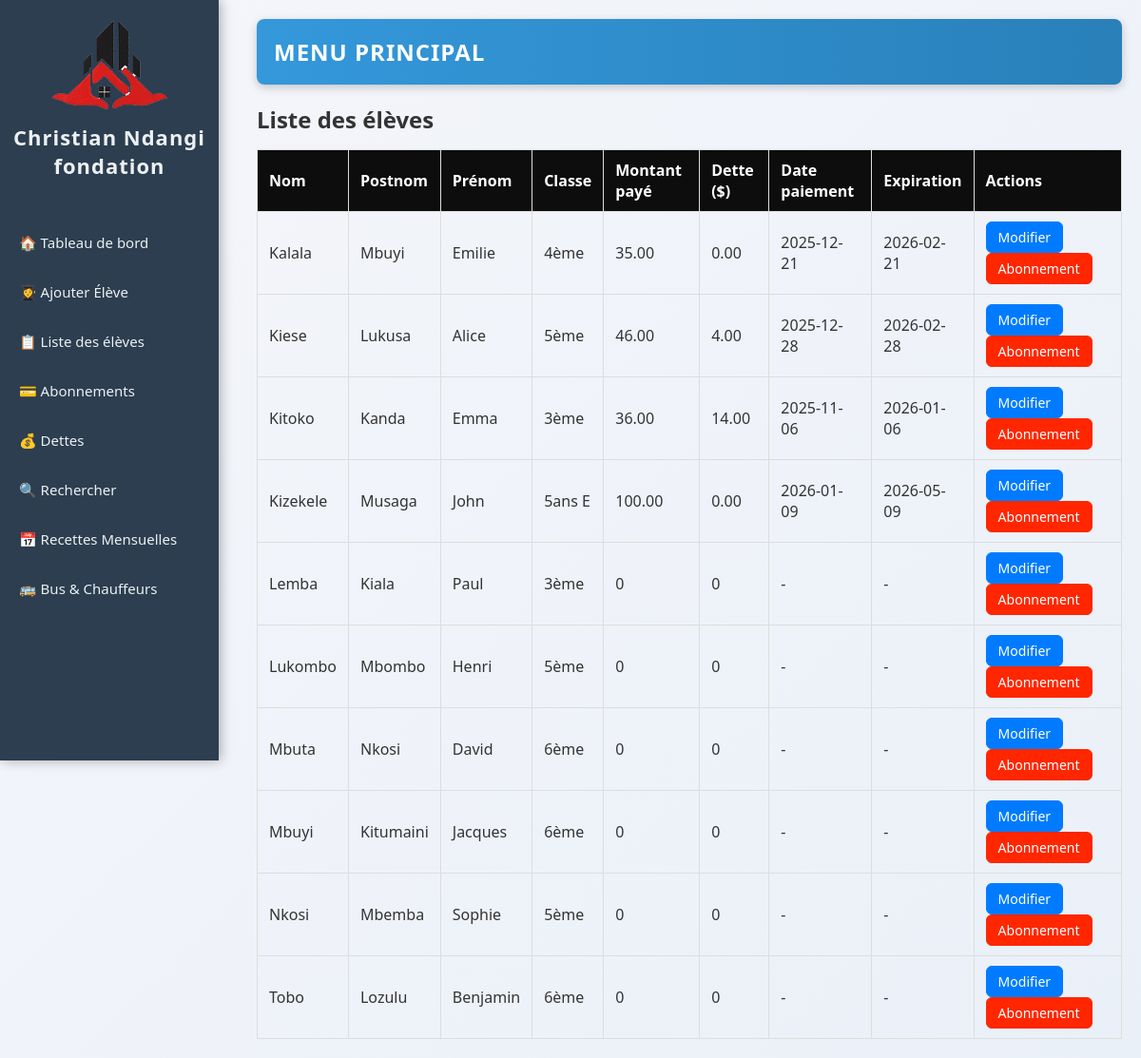
The app's page /.history/index_20251113113732.php with its own data.
### tables this page shows
CREATE TABLE `abonnements` (
  `id` int(11) NOT NULL AUTO_INCREMENT,
  `eleve_id` int(11) NOT NULL,
  `montant` decimal(10,2) NOT NULL,
  `date_paiement` date NOT NULL,
  `date_expiration` date NOT NULL,
  `dette` decimal(10,2) DEFAULT 0.00,
  PRIMARY KEY (`id`),
  KEY `eleve_id` (`eleve_id`),
  CONSTRAINT `abonnements_ibfk_1` FOREIGN KEY (`eleve_id`) REFERENCES `eleves` (`id`) ON DELETE CASCADE
);

CREATE TABLE `eleves` (
  `id` int(11) NOT NULL AUTO_INCREMENT,
  `nom` varchar(50) NOT NULL,
  `postnom` varchar(50) DEFAULT NULL,
  `prenom` varchar(50) NOT NULL,
  `avenue` varchar(100) DEFAULT NULL,
  `quartier` enum('Salongo','Gombele','Madrendele') DEFAULT NULL,
  `commune` enum('Lemba','Matete','Ngaba') DEFAULT NULL,
  `ecole` varchar(100) DEFAULT NULL,
  `cycle` enum('Maternelle','Primaire','Secondaire','Humanité') DEFAULT NULL,
  `classe` varchar(50) DEFAULT NULL,
  `age` int(11) DEFAULT NULL,
  `sexe` enum('M','F') DEFAULT NULL,
  `point_arret` enum('Kamutsha','Kilidja','Garage','Igota Nzambi','Musudja','Station Salongo','Route ByPass','Route Biangana') DEFAULT NULL,
  `parent_nom` varchar(100) DEFAULT NULL,
  `parent_tel` varchar(10) DEFAULT NULL,
  `date_ajout` datetime DEFAULT current_timestamp(),
  PRIMARY KEY (`id`)
);

### .history/index_20251113113732.php (the view, shortened to what this page needs)
<?php
require 'db/database.php';
$stmt = $pdo->query("
    SELECT e.*,
           a.montant, a.date_paiement, a.date_expiration, a.dette
    FROM eleves e
    LEFT JOIN abonnements a ON e.id = a.eleve_id
    ORDER BY e.nom ASC, e.postnom ASC, e.prenom ASC
");
$eleves = $stmt->fetchAll(PDO::FETCH_ASSOC);
?>
<!DOCTYPE html>
<html lang="fr">
<head>
    <link rel="stylesheet" href="css/style.css">
</head>
<body>
    <?php include 'sidebar.php'; ?>
    <div class="main-content">
        <header>Menu principal</header>
        <h2>Liste des élèves</h2>
        <table>
            <tr>
                <th>Nom</th>
                <th>Postnom</th>
                <th>Prénom</th>
                <th>Classe</th>
                <th>Montant payé</th>
                <th>Dette ($)</th>
                <th>Date paiement</th>
                <th>Expiration</th>
                <th>Actions</th>
            </tr>
            <?php if (!empty($eleves)): ?>
                <?php foreach($eleves as $e): ?>
                <tr>
                    <td><?= htmlspecialchars($e['nom']) ?></td>
                    <td><?= htmlspecialchars($e['postnom']) ?></td>
                    <td><?= htmlspecialchars($e['prenom']) ?></td>
                    <td><?= htmlspecialchars($e['classe']) ?></td>
                    <td><?= $e['montant'] ?? 0 ?></td>
                    <td><?= $e['dette'] ?? 0 ?></td>
                    <td><?= $e['date_paiement'] ?? '-' ?></td>
                    <td><?= $e['date_expiration'] ?? '-' ?></td>
                    <td>
                        <a class="btn bleu" href="ajouter_eleve.php?id=<?= $e['id'] ?>">Modifier</a>
                        <a class="btn rouge" href="gerer_abonnement.php?eleve_id=<?= $e['id'] ?>">Abonnement</a>
                    </td>
                </tr>
                <?php endforeach; ?>
            <?php else: ?>
                <tr><td colspan="9">Aucun élève trouvé.</td></tr>
            <?php endif; ?>
        </table>
    </div>
</body>
</html>

### css/style.css (style rules this page uses)
* { box-sizing: border-box; margin: 0; padding: 0; transition: all 0.3s ease-in-out; }
body { font-family: "Segoe UI", Arial, sans-serif; background: linear-gradient(135deg, #f5f6fa 0%, #eaf0f8 100%); display: flex; min-height: 100vh; color: #333; overflow-x: hidden; }
.main-content { margin-left: 230px; width: calc(100% - 230px); padding: 20px; animation: fadeIn 0.6s ease-in-out; }
header { background: linear-gradient(90deg, #3498db, #2980b9); color: white; padding: 18px; border-radius: 8px; margin-bottom: 20px; box-shadow: 0 3px 10px rgba(0,0,0,0.2); text-transform: uppercase; letter-spacing: 1px; }
table { width: 100%; border-collapse: collapse; margin-top: 20px; animation: fadeIn 0.6s ease; }
table, th, td { border: 1px solid #ddd; transition: all 0.3s ease; }
th, td { padding: 12px; text-align: center; transition: background 0.3s, transform 0.3s; }
th { background-color: #2c3e50; color: white; }

### .history/index_20251113113732.php (style rules this page uses)
.btn { display: inline-block; font-size: 14px; font-weight: 500; padding: 6px 12px; border-radius: 6px; text-decoration: none; transition: all 0.3s ease; margin-right: 5px; text-align: center; min-width: 80px; }
.btn.bleu { background-color: #007bff; color: #fff; border: 1px solid #007bff; }
.btn.rouge { background-color: #FF2600; color: #fff; border: 1px solid #FF2600; }
table { width: 100%; border-collapse: collapse; margin-top: 15px; }
table th, table td { padding: 10px 12px; text-align: left; border-bottom: 1px solid #ddd; }
table th { background-color: #0E0D0DFF; color: #fff; font-weight: 600; }
.main-content { padding: 20px; margin-left: 250px; }
header { font-size: 24px; font-weight: bold; margin-bottom: 20px; }
h2 { margin-bottom: 15px; }

### records on screen
abonnements: eleve.nom "Kalala", eleve.postnom "Mbuyi", eleve.prenom "Emilie", eleve.classe "4ème", montant "35.00", dette "0.00", date_paiement "2025-12-21", date_expiration "2026-02-21"
abonnements: eleve.nom "Kiese", eleve.postnom "Lukusa", eleve.prenom "Alice", eleve.classe "5ème", montant "46.00", dette "4.00", date_paiement "2025-12-28", date_expiration "2026-02-28"
abonnements: eleve.nom "Kitoko", eleve.postnom "Kanda", eleve.prenom "Emma", eleve.classe "3ème", montant "36.00", dette "14.00", date_paiement "2025-11-06", date_expiration "2026-01-06"
abonnements: eleve.nom "Kizekele", eleve.postnom "Musaga", eleve.prenom "John", eleve.classe "5ans E", montant "100.00", dette "0.00", date_paiement "2026-01-09", date_expiration "2026-05-09"
eleves: nom "Lemba", postnom "Kiala", prenom "Paul", classe "3ème", montant "0", dette "0", date_paiement "-", date_expiration "-"
eleves: nom "Lukombo", postnom "Mbombo", prenom "Henri", classe "5ème", montant "0", dette "0", date_paiement "-", date_expiration "-"
eleves: nom "Mbuta", postnom "Nkosi", prenom "David", classe "6ème", montant "0", dette "0", date_paiement "-", date_expiration "-"
eleves: nom "Mbuyi", postnom "Kitumaini", prenom "Jacques", classe "6ème", montant "0", dette "0", date_paiement "-", date_expiration "-"
eleves: nom "Nkosi", postnom "Mbemba", prenom "Sophie", classe "5ème", montant "0", dette "0", date_paiement "-", date_expiration "-"
eleves: nom "Tobo", postnom "Lozulu", prenom "Benjamin", classe "6ème", montant "0", dette "0", date_paiement "-", date_expiration "-"
